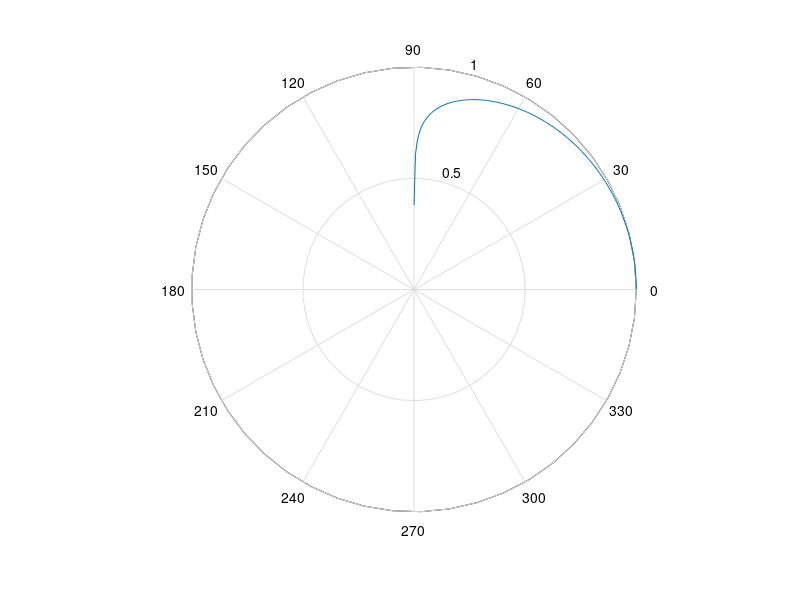

This figure's MATLAB source:
    f = figure ;
    t = 0:0.01: pi/2 ;
    polar(t, 10 * log10(cos(t))/(50) + 1)
    
    rho_labels = {'1' '0.8' '0.6' '0.4' '0.2'};
    rho_labels2 = {'0' '-10' '-20' '-30' '-40'};
    for r=1:length(rho_labels)
       ff = findall(f, 'string', rho_labels{r}) ;
       ff = rho_labels2{r} ;
    end

%rlim = 10;
%axis([-1 1 -1 1]*rlim);

%polar(0,30,'-k')
%hold on

%polar(-50:0,'-k')
%hold on
